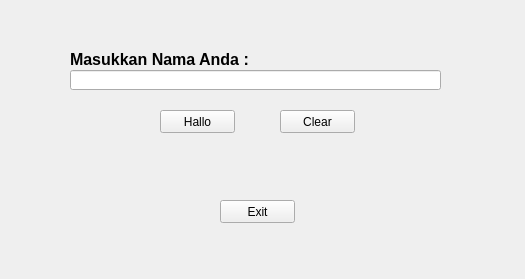
<?xml version="1.0" encoding="UTF-8"?>
<ui version="4.0">
 <class>Form</class>
 <widget class="QWidget" name="Form">
  <property name="geometry">
   <rect>
    <x>0</x>
    <y>0</y>
    <width>525</width>
    <height>279</height>
   </rect>
  </property>
  <property name="windowTitle">
   <string>Form</string>
  </property>
  <widget class="QLabel" name="label">
   <property name="geometry">
    <rect>
     <x>70</x>
     <y>50</y>
     <width>371</width>
     <height>16</height>
    </rect>
   </property>
   <property name="text">
    <string>&lt;html&gt;&lt;head/&gt;&lt;body&gt;&lt;p&gt;&lt;span style=&quot; font-size:12pt; font-weight:600;&quot;&gt;Masukkan Nama Anda :&lt;/span&gt;&lt;/p&gt;&lt;/body&gt;&lt;/html&gt;</string>
   </property>
  </widget>
  <widget class="QLineEdit" name="nameEdit">
   <property name="geometry">
    <rect>
     <x>70</x>
     <y>70</y>
     <width>371</width>
     <height>20</height>
    </rect>
   </property>
  </widget>
  <widget class="QPushButton" name="hallo">
   <property name="geometry">
    <rect>
     <x>160</x>
     <y>110</y>
     <width>75</width>
     <height>23</height>
    </rect>
   </property>
   <property name="text">
    <string>Hallo</string>
   </property>
  </widget>
  <widget class="QPushButton" name="clear">
   <property name="geometry">
    <rect>
     <x>280</x>
     <y>110</y>
     <width>75</width>
     <height>23</height>
    </rect>
   </property>
   <property name="text">
    <string>Clear</string>
   </property>
  </widget>
  <widget class="QPushButton" name="exit">
   <property name="geometry">
    <rect>
     <x>220</x>
     <y>200</y>
     <width>75</width>
     <height>23</height>
    </rect>
   </property>
   <property name="text">
    <string>Exit</string>
   </property>
  </widget>
 </widget>
 <resources/>
 <connections>
  <connection>
   <sender>exit</sender>
   <signal>clicked()</signal>
   <receiver>Form</receiver>
   <slot>close()</slot>
   <hints>
    <hint type="sourcelabel">
     <x>257</x>
     <y>221</y>
    </hint>
    <hint type="destinationlabel">
     <x>262</x>
     <y>139</y>
    </hint>
   </hints>
  </connection>
  <connection>
   <sender>clear</sender>
   <signal>clicked()</signal>
   <receiver>nameEdit</receiver>
   <slot>clear()</slot>
   <hints>
    <hint type="sourcelabel">
     <x>317</x>
     <y>121</y>
    </hint>
    <hint type="destinationlabel">
     <x>255</x>
     <y>79</y>
    </hint>
   </hints>
  </connection>
 </connections>
</ui>
